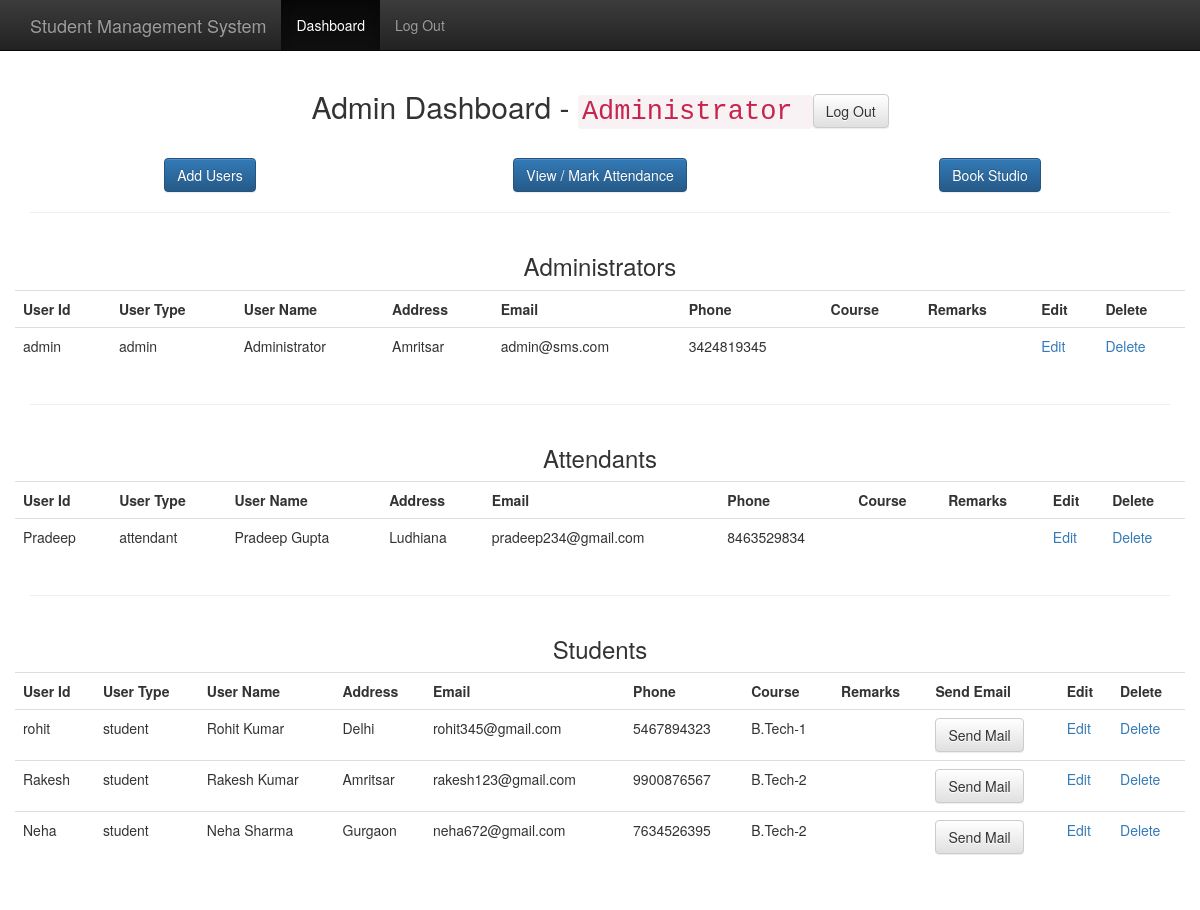
The page /admindb.php (signed in) on the database its author committed.
### tables this page shows
CREATE TABLE `tbl_user` (
  `userid` varchar(50) NOT NULL,
  `hashpassword` varchar(100) NOT NULL,
  `usertype` varchar(50) NOT NULL,
  `username` varchar(50) NOT NULL,
  `email` varchar(50) NOT NULL,
  `address` varchar(200) DEFAULT NULL,
  `phone` varchar(14) DEFAULT NULL,
  `course` varchar(50) DEFAULT NULL,
  `remarks` text
);

### includes/functions.php (called while the page is built, shortened)
<?php
function get_all_students() {
        global $connection;
	    $query = "SELECT * FROM tbl_user WHERE usertype='student' " ;
	    $student_set = mysqli_query($connection, $query);
        return $student_set;
}
function get_all_attendants() {
    global $connection;
    $query = "SELECT * FROM tbl_user WHERE usertype='attendant' " ;
    $attendant_set = mysqli_query($connection, $query);
    return $attendant_set;
}
function get_all_admins() {
    global $connection;
    $query = "SELECT * FROM tbl_user WHERE usertype='admin' " ;
    $admin_set = mysqli_query($connection, $query);
    return $admin_set;
}
?>

### admindb.php (the view, shortened to what this page needs)
<?php require_once("includes/session.php");
      require_once("includes/db_connection.php");
      require_once("includes/functions.php");
?>
<?php include("layout/header.php"); ?>
    <div class="row text-center">
        <h2>Admin Dashboard - <span><code><?php echo $_SESSION['sms_user_name']; ?> </code><a class="btn btn-default" href="logout.php">Log Out</a></span></h2>
    </div><br>
    <div class="row">
        <div class="col-md-4 text-center">
            <a class="btn btn-primary btn-large" href="adduser.php">Add Users</a>
        </div>
        <div class="col-md-4 text-center">
            <a class="btn btn-primary btn-large" href="markattendance.php">View / Mark Attendance</a>
        </div>
        <div class="col-md-4 text-center">
            <a class="btn btn-primary btn-large" href="booking.php">Book Studio</a>
        </div>
    </div>
    <hr>
    <div class="row">
        <div class="col-md-12 text-center"><h3>Administrators</h3></div>
        <?php
        $admin_set = get_all_admins();
        ?>
        <table class="table">
            <tr>
                <th>User Id</th>
                <th>User Type</th>
                <th>User Name</th>
                <th>Address</th>
                <th>Email</th>
                <th>Phone</th>
                <th>Course</th>
                <th>Remarks</th>
                <th>Edit</th>
                <th>Delete</th>
            </tr>
            <tr>
                <?php
                while ($row= mysqli_fetch_assoc($admin_set))
                {
                    echo "<td>". $row["userid"]."</td>" ;
                    echo "<td>". $row["usertype"]."</td>" ;
                    echo "<td>". $row["username"]."</td>" ;
                    echo "<td>". $row["address"]."</td>";
                    echo "<td>". $row["email"]."</td>" ;
                    echo "<td>". $row["phone"]."</td>" ;
                    echo "<td>". $row["course"]."</td>" ;
                    echo "<td>". $row["remarks"]."</td>" ;
                    echo "<td><a href=\"edituser.php?userid=".$row["userid"]."\">Edit</a></td>";
                    echo "<td><a href=\"deleteuser.php?userid=".$row["userid"]."\" onclick=\"return confirm('Are you sure you want to delete this user?');\">Delete</a></td></tr>" ;
                }
                ?>
        </table>
    </div>
<hr>
    <div class="row">
        <div class="col-md-12 text-center"><h3>Attendants</h3></div>
        <?php
        $user_set = get_all_attendants();
        ?>
        <table class="table">
            <tr>
                <th>User Id</th>
                <th>User Type</th>
                <th>User Name</th>
                <th>Address</th>
                <th>Email</th>
                <th>Phone</th>
                <th>Course</th>
                <th>Remarks</th>
                <th>Edit</th>
                <th>Delete</th>
            </tr>
            <tr>
                <?php
                while ($row= mysqli_fetch_assoc($user_set))
                {
                    echo "<td>". $row["userid"]."</td>" ;
                    echo "<td>". $row["usertype"]."</td>" ;
                    echo "<td>". $row["username"]."</td>" ;
                    echo "<td>". $row["address"]."</td>";
                    echo "<td>". $row["email"]."</td>" ;
                    echo "<td>". $row["phone"]."</td>" ;
                    echo "<td>". $row["course"]."</td>" ;
                    echo "<td>". $row["remarks"]."</td>" ;
                    echo "<td><a href=\"edituser.php?userid=".$row["userid"]."\">Edit</a></td>";
                    echo "<td><a href=\"deleteuser.php?userid=".$row["userid"]."\" onclick=\"return confirm('Are you sure you want to delete this user?');\">Delete</a></td></tr>" ;
                }
                ?>
        </table>
    </div>
<hr>
    <div class="row">
        <div class="col-md-12 text-center"><h3>Students</h3></div>
        <?php
        $user_set = get_all_students();
        ?>
        <table class="table">
            <tr>
                <th>User Id</th>
                <th>User Type</th>
                <th>User Name</th>
                <th>Address</th>
                <th>Email</th>
                <th>Phone</th>
                <th>Course</th>
                <th>Remarks</th>
                <th>Send Email</th>
                <th>Edit</th>
                <th>Delete</th>
            </tr>
            <tr>
                <?php
                while ($row= mysqli_fetch_assoc($user_set))
                {
                    echo "<td>". $row["userid"]."</td>" ;
                    echo "<td>". $row["usertype"]."</td>" ;
                    echo "<td>". $row["username"]."</td>" ;
                    echo "<td>". $row["address"]."</td>";
                    echo "<td>". $row["email"]."</td>" ;
                    echo "<td>". $row["phone"]."</td>" ;
                    echo "<td>". $row["course"]."</td>" ;
                    echo "<td>". $row["remarks"]."</td>" ;
                    echo"<td><a class=\"btn btn-default\" href=\"mailto:".$row["email"]."?Subject=Email From Administrator\" target=\"_top\">Send Mail</a></td>";
                    echo "<td><a href=\"edituser.php?userid=".$row["userid"]."\">Edit</a></td>";
                    echo "<td><a href=\"deleteuser.php?userid=".$row["userid"]."\" onclick=\"return confirm('Are you sure you want to delete this user?');\">Delete</a></td></tr>" ;
                }
                ?>
        </table>
    </div>
<?php include("layout/footer.php"); ?>

### css/theme.css (style rules this page uses)
body { padding-top: 70px; padding-bottom: 30px; }

### rows shown on the page
tbl_user: userid "admin", usertype "admin", username "Administrator", address "Amritsar", email "admin@sms.com", phone "3424819345"
tbl_user: userid "Pradeep", usertype "attendant", username "Pradeep Gupta", address "Ludhiana", email "pradeep234@gmail.com", phone "8463529834"
tbl_user: userid "rohit", usertype "student", username "Rohit Kumar", address "Delhi", email "rohit345@gmail.com", phone "5467894323", course "B.Tech-1"
tbl_user: userid "Rakesh", usertype "student", username "Rakesh Kumar", address "Amritsar", email "rakesh123@gmail.com", phone "9900876567", course "B.Tech-2"
tbl_user: userid "Neha", usertype "student", username "Neha Sharma", address "Gurgaon", email "neha672@gmail.com", phone "7634526395", course "B.Tech-2"

### other values the page prints
$_SESSION['sms_user_name'] "Administrator"
